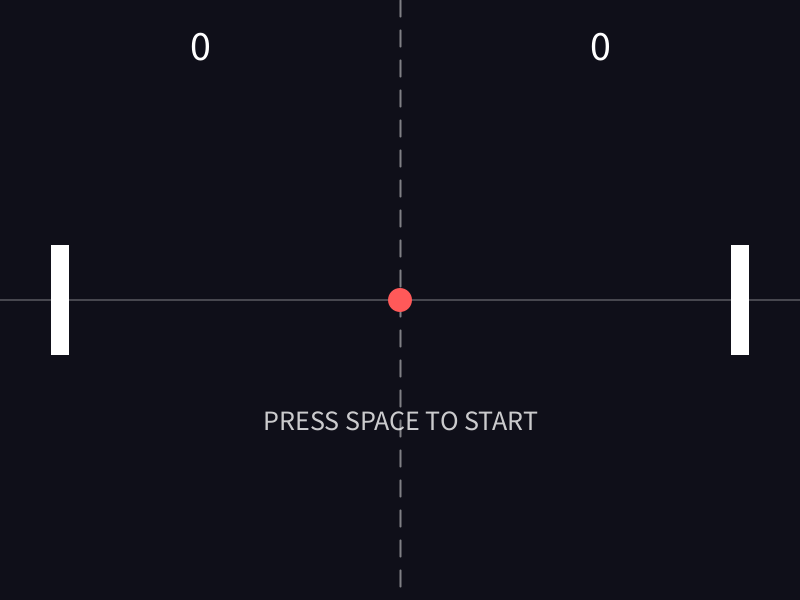
Frame 1 (no input)
Frame 60 (the mouse pressed at the canvas centre just before this capture): identical to frame 1, image omitted
Frame 120 (the mouse held since frame 60 and released just before this capture): identical to frame 1, image omitted

The Processing sketch that drew this single still picture (run headless with seeded random() and noise(); from frame 60 on, the mouse is pressed at the canvas centre):

// Processing sketch: sketch_261006a
// ── sketch_261006a.pde
// Pong in Processing
// Controls: W/S for player 1, arrow keys for player 2
// Space = start / serve
// R = reset after win

float paddleWidth = 18;
float paddleHeight = 110;
float paddleSpeed = 7;

float playerX, playerY;
float aiX, aiY;

float ballX, ballY;
float ballSize = 12;
float ballSpeedX = 5;
float ballSpeedY = 4;

int playerScore = 0;
int aiScore = 0;
int winningScore = 7;

boolean started = false;
boolean gameOver = false;

void setup() {
  size(800, 600);
  noCursor();
  rectMode(CENTER);
  ellipseMode(RADIUS);

  playerX = 60;
  aiX = width - 60;
  playerY = height / 2;
  aiY = height / 2;

  resetBall(1);
}

void draw() {
  background(15, 15, 25);

  drawField();
  drawScores();

  if (gameOver) {
    drawWinner();
    return;
  }

  updatePlayer();
  updateAI();
  if (started) {
    updateBall();
  } else {
    drawCenterText("PRESS SPACE TO START");
  }

  drawPaddles();
  drawBall();
}

void drawField() {
  stroke(255, 255, 255, 120);
  strokeWeight(2);
  for (int i = 0; i < height; i += 30) {
    line(width / 2, i, width / 2, i + 16);
  }

  noStroke();
  fill(255, 255, 255, 60);
  rect(width / 2, height / 2, width, 2);
}

void updatePlayer() {
  if (keyPressed) {
    if (key == 'w' || key == 'W') {
      playerY -= paddleSpeed;
    }
    if (key == 's' || key == 'S') {
      playerY += paddleSpeed;
    }
  }

  playerY = constrain(playerY, paddleHeight / 2, height - paddleHeight / 2);
}

void updateAI() {
  float targetY = ballY;
  float diff = targetY - aiY;
  aiY += diff * 0.12;

  aiY = constrain(aiY, paddleHeight / 2, height - paddleHeight / 2);
}

void updateBall() {
  ballX += ballSpeedX;
  ballY += ballSpeedY;

  // Top and bottom walls
  if (ballY - ballSize <= 0 || ballY + ballSize >= height) {
    ballSpeedY *= -1;
    ballY = constrain(ballY, ballSize, height - ballSize);
  }

  // Player paddle collision
  if (ballX - ballSize <= playerX + paddleWidth / 2 &&
      ballX + ballSize >= playerX - paddleWidth / 2 &&
      ballY >= playerY - paddleHeight / 2 &&
      ballY <= playerY + paddleHeight / 2 &&
      ballSpeedX < 0) {
    float relativeIntersectY = (ballY - playerY) / (paddleHeight / 2);
    float bounceAngle = relativeIntersectY * 1.2;
    float speed = sqrt(ballSpeedX * ballSpeedX + ballSpeedY * ballSpeedY) + 0.5;

    ballSpeedX = cos(bounceAngle) * speed;
    ballSpeedY = sin(bounceAngle) * speed;

    ballX = playerX + paddleWidth / 2 + ballSize + 1;
  }

  // AI paddle collision
  if (ballX + ballSize >= aiX - paddleWidth / 2 &&
      ballX - ballSize <= aiX + paddleWidth / 2 &&
      ballY >= aiY - paddleHeight / 2 &&
      ballY <= aiY + paddleHeight / 2 &&
      ballSpeedX > 0) {
    float relativeIntersectY = (ballY - aiY) / (paddleHeight / 2);
    float bounceAngle = relativeIntersectY * 1.2;
    float speed = sqrt(ballSpeedX * ballSpeedX + ballSpeedY * ballSpeedY) + 0.5;

    ballSpeedX = -cos(bounceAngle) * speed;
    ballSpeedY = sin(bounceAngle) * speed;

    ballX = aiX - paddleWidth / 2 - ballSize - 1;
  }

  // Score
  if (ballX < -ballSize) {
    aiScore++;
    checkWin();
    if (!gameOver) {
      resetBall(1);
      started = false;
    }
  }

  if (ballX > width + ballSize) {
    playerScore++;
    checkWin();
    if (!gameOver) {
      resetBall(-1);
      started = false;
    }
  }
}

void checkWin() {
  if (playerScore >= winningScore || aiScore >= winningScore) {
    gameOver = true;
  }
}

void keyPressed() {
  if (key == ' ' && !started && !gameOver) {
    started = true;
    float randomDir = random(1) > 0.5 ? 1 : -1;
    ballSpeedX = randomDir * 6;
    ballSpeedY = random(-4, 4);
  }

  if (key == 'r' || key == 'R') {
    resetGame();
  }
}

void resetGame() {
  playerScore = 0;
  aiScore = 0;
  gameOver = false;
  started = false;
  resetBall(1);
}

void resetBall(float direction) {
  ballX = width / 2;
  ballY = height / 2;
  ballSpeedX = direction * 5;
  ballSpeedY = random(-4, 4);
}

void drawPaddles() {
  fill(255);
  rect(playerX, playerY, paddleWidth, paddleHeight);
  rect(aiX, aiY, paddleWidth, paddleHeight);
}

void drawBall() {
  fill(255, 89, 89);
  ellipse(ballX, ballY, ballSize, ballSize);
}

void drawScores() {
  fill(255);
  textAlign(CENTER);
  textSize(42);
  text(playerScore, width * 0.25, 60);
  text(aiScore, width * 0.75, 60);
}

void drawCenterText(String textToShow) {
  fill(255, 255, 255, 200);
  textAlign(CENTER);
  textSize(28);
  text(textToShow, width / 2, height / 2 + 130);
}

void drawWinner() {
  fill(255);
  textAlign(CENTER);
  textSize(48);

  if (playerScore >= winningScore) {
    text("JIJ WINT!", width / 2, height / 2 - 20);
  } else {
    text("AI WINT!", width / 2, height / 2 - 20);
  }

  textSize(22);
  text("Druk R om opnieuw te beginnen", width / 2, height / 2 + 30);
}
